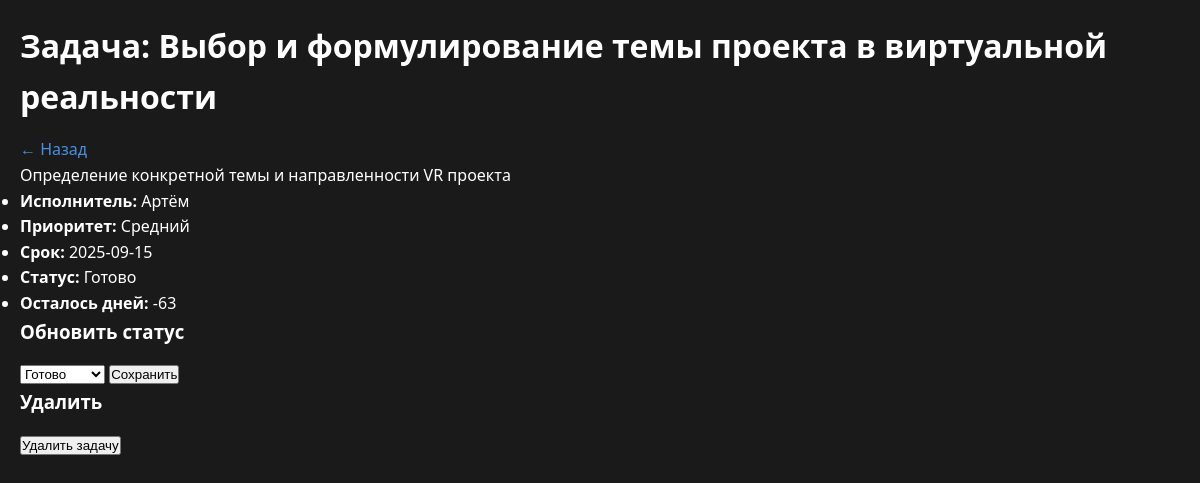
The app's page /task/2 with its own data.
### tables this page shows
CREATE TABLE tasks (
            id INTEGER PRIMARY KEY AUTOINCREMENT,
            title TEXT NOT NULL,
            description TEXT,
            assignee TEXT,
            priority TEXT,
            due_date TEXT,
            status TEXT DEFAULT 'Новая',
            created_at TEXT DEFAULT CURRENT_TIMESTAMP
        );

### app.py (the view)
@app.route('/task/<int:task_id>', methods=['GET', 'POST'])
def task_detail(task_id):
    conn = get_db_connection()
    task = conn.execute('SELECT * FROM tasks WHERE id=?', (task_id,)).fetchone()
    conn.close()
    if not task:
        return "Задача не найдена", 404
    if task['due_date']:
        due = datetime.strptime(task['due_date'], '%Y-%m-%d')
        days_left = (due - datetime.now()).days
        is_overdue = days_left < 0 and task['status'] != 'Готово'
    else:
        days_left = None
        is_overdue = False
    return render_template('detail.html', task=task, days_left=days_left, is_overdue=is_overdue)

### app.py (called while the page is built)
def get_db_connection():
    conn = sqlite3.connect(DB_FILE)
    conn.row_factory = sqlite3.Row
    return conn

### templates/detail.html (shortened to what this page needs)
<!doctype html>
<html lang="ru">
<head>
	<link rel="stylesheet" href="{{ url_for('static', filename='css/style.css') }}">
</head>
<body>
<div class="container">
	<h1>Задача: {{ task.title }}</h1>
	<div><a href="{{ url_for('index') }}">← Назад</a></div>
	<p>{{ task.description or '-' }}</p>
	<ul>
		<li><strong>Исполнитель:</strong> {{ task.assignee or '-' }}</li>
		<li><strong>Приоритет:</strong> {{ task.priority or '-' }}</li>
		<li><strong>Срок:</strong> {{ task.due_date or '-' }}</li>
		<li><strong>Статус:</strong> {{ task.status or '-' }}</li>
		<li><strong>Осталось дней:</strong> {{ days_left }}</li>
	</ul>
	<h3>Обновить статус</h3>
	<form method="post" action="{{ url_for('update_status', task_id=task.id) }}">
		<select name="status">
			<option value="Готово" {% if task.status=='Готово' %}selected{% endif %}>Готово</option>
		</select>
		<button type="submit">Сохранить</button>
	</form>
	<h3>Удалить</h3>
	<button class="delete-btn" data-id="{{ task.id }}" data-title="{{ task.title|e }}">
		 Удалить задачу
	</button>
</div>
</body>
</html>

### static/css/style.css (style rules this page uses)
:root { --bg-primary: #1a1a1a; --bg-secondary: #222222; --bg-card: #2c2c2c; --text-primary: #ffffff; --text-secondary: #b0b0b0; --accent-blue: #4a90e2; --accent-green: #4caf50; --accent-red: #f44336; --accent-yellow: #ff9800; --accent-purple: #9c27b0; --border: #3a3a3a; --shadow: 0 4px 6px rgba(0, 0, 0, 0.1); --radius: 10px; }
* { margin: 0; padding: 0; box-sizing: border-box; }
body { background-color: var(--bg-primary); color: var(--text-primary); font-family: 'Segoe UI', Tahoma, Geneva, Verdana, sans-serif; line-height: 1.6; padding: 20px; }
a { color: var(--accent-blue); text-decoration: none; }
.container { max-width: 1200px; margin: 0 auto; }
h1, h2, h3 { margin-bottom: 15px; font-weight: 600; }

### records on screen
tasks: title "Выбор и формулирование темы проекта в виртуальной реальности", description "Определение конкретной темы и направленности VR проекта", assignee "Артём", priority "Средний", due_date "2025-09-15", status "Готово"
